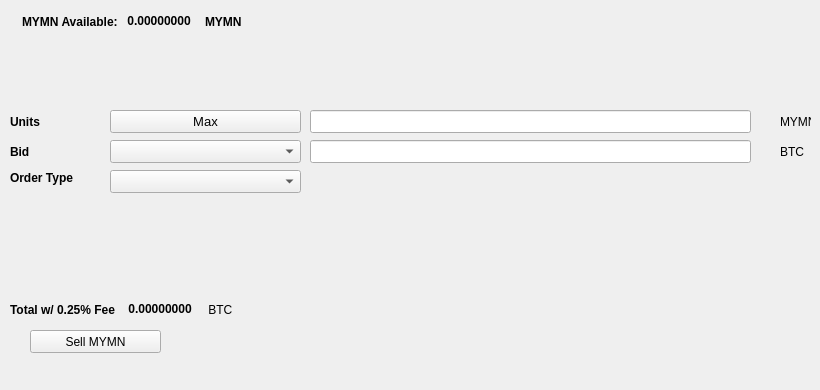
   <widget class="QWidget" name="SellTab">
    <attribute name="title">
     <string>Sell</string>
    </attribute>
    <widget class="QLabel" name="label_16">
     <property name="geometry">
      <rect>
       <x>780</x>
       <y>140</y>
       <width>31</width>
       <height>23</height>
      </rect>
     </property>
     <property name="text">
      <string>BTC</string>
     </property>
    </widget>
    <widget class="QComboBox" name="SellBidcomboBox">
     <property name="geometry">
      <rect>
       <x>110</x>
       <y>140</y>
       <width>191</width>
       <height>23</height>
      </rect>
     </property>
     <property name="font">
      <font>
       <pointsize>10</pointsize>
      </font>
     </property>
    </widget>
    <widget class="QLabel" name="label_18">
     <property name="geometry">
      <rect>
       <x>10</x>
       <y>110</y>
       <width>46</width>
       <height>23</height>
      </rect>
     </property>
     <property name="font">
      <font>
       <weight>75</weight>
       <bold>true</bold>
      </font>
     </property>
     <property name="text">
      <string>Units</string>
     </property>
    </widget>
    <widget class="QPushButton" name="Sell_Max_Amount">
     <property name="geometry">
      <rect>
       <x>110</x>
       <y>110</y>
       <width>191</width>
       <height>23</height>
      </rect>
     </property>
     <property name="font">
      <font>
       <pointsize>10</pointsize>
      </font>
     </property>
     <property name="text">
      <string>Max</string>
     </property>
    </widget>
    <widget class="QLabel" name="label_20">
     <property name="geometry">
      <rect>
       <x>10</x>
       <y>170</y>
       <width>91</width>
       <height>16</height>
      </rect>
     </property>
     <property name="font">
      <font>
       <weight>75</weight>
       <bold>true</bold>
      </font>
     </property>
     <property name="text">
      <string>Order Type</string>
     </property>
    </widget>
    <widget class="QComboBox" name="SellOrdertypeCombo">
     <property name="geometry">
      <rect>
       <x>110</x>
       <y>170</y>
       <width>191</width>
       <height>23</height>
      </rect>
     </property>
     <property name="font">
      <font>
       <pointsize>10</pointsize>
      </font>
     </property>
    </widget>
    <widget class="QLabel" name="label_21">
     <property name="geometry">
      <rect>
       <x>10</x>
       <y>140</y>
       <width>46</width>
       <height>23</height>
      </rect>
     </property>
     <property name="font">
      <font>
       <weight>75</weight>
       <bold>true</bold>
      </font>
     </property>
     <property name="text">
      <string>Bid</string>
     </property>
    </widget>
    <widget class="QLabel" name="label_22">
     <property name="geometry">
      <rect>
       <x>780</x>
       <y>110</y>
       <width>31</width>
       <height>23</height>
      </rect>
     </property>
     <property name="text">
      <string>MYMN</string>
     </property>
    </widget>
    <widget class="QLineEdit" name="UnitsInputMYMN">
     <property name="geometry">
      <rect>
       <x>310</x>
       <y>110</y>
       <width>441</width>
       <height>23</height>
      </rect>
     </property>
     <property name="font">
      <font>
       <pointsize>9</pointsize>
       <weight>75</weight>
       <bold>true</bold>
      </font>
     </property>
    </widget>
    <widget class="QLineEdit" name="SellBidPriceEdit">
     <property name="geometry">
      <rect>
       <x>310</x>
       <y>140</y>
       <width>441</width>
       <height>23</height>
      </rect>
     </property>
     <property name="font">
      <font>
       <pointsize>9</pointsize>
       <weight>75</weight>
       <bold>true</bold>
      </font>
     </property>
    </widget>
    <widget class="QPushButton" name="SellMYMNBTN">
     <property name="geometry">
      <rect>
       <x>30</x>
       <y>330</y>
       <width>131</width>
       <height>23</height>
      </rect>
     </property>
     <property name="text">
      <string>Sell MYMN</string>
     </property>
     <property name="icon">
      <iconset resource="../mymn">
       <normaloff>:/icons/bitcoin</normaloff>:/icons/bitcoin</iconset>
     </property>
    </widget>
    <widget class="QWidget" name="layoutWidget3">
     <property name="geometry">
      <rect>
       <x>22</x>
       <y>12</y>
       <width>258</width>
       <height>19</height>
      </rect>
     </property>
     <layout class="QHBoxLayout" name="horizontalLayout">
      <item>
       <widget class="QLabel" name="label232_2">
        <property name="font">
         <font>
          <weight>75</weight>
          <bold>true</bold>
         </font>
        </property>
        <property name="text">
         <string>MYMN Available:</string>
        </property>
       </widget>
      </item>
      <item>
       <widget class="QLabel" name="MYMNAvailableLabel">
        <property name="palette">
         <palette>
          <active>
           <colorrole role="WindowText">
            <brush brushstyle="SolidPattern">
             <color alpha="255">
              <red>0</red>
              <green>0</green>
              <blue>0</blue>
             </color>
            </brush>
           </colorrole>
           <colorrole role="Button">
            <brush brushstyle="SolidPattern">
             <color alpha="255">
              <red>0</red>
              <green>170</green>
              <blue>0</blue>
             </color>
            </brush>
           </colorrole>
           <colorrole role="Light">
            <brush brushstyle="SolidPattern">
             <color alpha="255">
              <red>0</red>
              <green>255</green>
              <blue>0</blue>
             </color>
            </brush>
           </colorrole>
           <colorrole role="Midlight">
            <brush brushstyle="SolidPattern">
             <color alpha="255">
              <red>0</red>
              <green>212</green>
              <blue>0</blue>
             </color>
            </brush>
           </colorrole>
           <colorrole role="Dark">
            <brush brushstyle="SolidPattern">
             <color alpha="255">
              <red>0</red>
              <green>85</green>
              <blue>0</blue>
             </color>
            </brush>
           </colorrole>
           <colorrole role="Mid">
            <brush brushstyle="SolidPattern">
             <color alpha="255">
              <red>0</red>
              <green>113</green>
              <blue>0</blue>
             </color>
            </brush>
           </colorrole>
           <colorrole role="Text">
            <brush brushstyle="SolidPattern">
             <color alpha="255">
              <red>0</red>
              <green>170</green>
              <blue>0</blue>
             </color>
            </brush>
           </colorrole>
           <colorrole role="BrightText">
            <brush brushstyle="SolidPattern">
             <color alpha="255">
              <red>255</red>
              <green>255</green>
              <blue>255</blue>
             </color>
            </brush>
           </colorrole>
           <colorrole role="ButtonText">
            <brush brushstyle="SolidPattern">
             <color alpha="255">
              <red>0</red>
              <green>0</green>
              <blue>0</blue>
             </color>
            </brush>
           </colorrole>
           <colorrole role="Base">
            <brush brushstyle="SolidPattern">
             <color alpha="255">
              <red>255</red>
              <green>255</green>
              <blue>255</blue>
             </color>
            </brush>
           </colorrole>
           <colorrole role="Window">
            <brush brushstyle="SolidPattern">
             <color alpha="255">
              <red>0</red>
              <green>170</green>
              <blue>0</blue>
             </color>
            </brush>
           </colorrole>
           <colorrole role="Shadow">
            <brush brushstyle="SolidPattern">
             <color alpha="255">
              <red>0</red>
              <green>0</green>
              <blue>0</blue>
             </color>
            </brush>
           </colorrole>
           <colorrole role="AlternateBase">
            <brush brushstyle="SolidPattern">
             <color alpha="255">
              <red>127</red>
              <green>212</green>
              <blue>127</blue>
             </color>
            </brush>
           </colorrole>
           <colorrole role="ToolTipBase">
            <brush brushstyle="SolidPattern">
             <color alpha="255">
              <red>255</red>
              <green>255</green>
              <blue>220</blue>
             </color>
            </brush>
           </colorrole>
           <colorrole role="ToolTipText">
            <brush brushstyle="SolidPattern">
             <color alpha="255">
              <red>0</red>
              <green>0</green>
              <blue>0</blue>
             </color>
            </brush>
           </colorrole>
          </active>
          <inactive>
           <colorrole role="WindowText">
            <brush brushstyle="SolidPattern">
             <color alpha="255">
              <red>0</red>
              <green>0</green>
              <blue>0</blue>
             </color>
            </brush>
           </colorrole>
           <colorrole role="Button">
            <brush brushstyle="SolidPattern">
             <color alpha="255">
              <red>0</red>
              <green>170</green>
              <blue>0</blue>
             </color>
            </brush>
           </colorrole>
           <colorrole role="Light">
            <brush brushstyle="SolidPattern">
             <color alpha="255">
              <red>0</red>
              <green>255</green>
              <blue>0</blue>
             </color>
            </brush>
           </colorrole>
           <colorrole role="Midlight">
            <brush brushstyle="SolidPattern">
             <color alpha="255">
              <red>0</red>
              <green>212</green>
              <blue>0</blue>
             </color>
            </brush>
           </colorrole>
           <colorrole role="Dark">
            <brush brushstyle="SolidPattern">
             <color alpha="255">
              <red>0</red>
              <green>85</green>
              <blue>0</blue>
             </color>
            </brush>
           </colorrole>
           <colorrole role="Mid">
            <brush brushstyle="SolidPattern">
             <color alpha="255">
              <red>0</red>
              <green>113</green>
              <blue>0</blue>
             </color>
            </brush>
           </colorrole>
           <colorrole role="Text">
            <brush brushstyle="SolidPattern">
             <color alpha="255">
              <red>0</red>
              <green>170</green>
              <blue>0</blue>
             </color>
            </brush>
           </colorrole>
           <colorrole role="BrightText">
            <brush brushstyle="SolidPattern">
             <color alpha="255">
              <red>255</red>
              <green>255</green>
              <blue>255</blue>
             </color>
            </brush>
           </colorrole>
           <colorrole role="ButtonText">
            <brush brushstyle="SolidPattern">
             <color alpha="255">
              <red>0</red>
              <green>0</green>
              <blue>0</blue>
             </color>
            </brush>
           </colorrole>
           <colorrole role="Base">
            <brush brushstyle="SolidPattern">
             <color alpha="255">
              <red>255</red>
              <green>255</green>
              <blue>255</blue>
             </color>
            </brush>
           </colorrole>
           <colorrole role="Window">
            <brush brushstyle="SolidPattern">
             <color alpha="255">
              <red>0</red>
              <green>170</green>
              <blue>0</blue>
             </color>
            </brush>
           </colorrole>
           <colorrole role="Shadow">
            <brush brushstyle="SolidPattern">
             <color alpha="255">
              <red>0</red>
              <green>0</green>
              <blue>0</blue>
             </color>
            </brush>
           </colorrole>
           <colorrole role="AlternateBase">
            <brush brushstyle="SolidPattern">
             <color alpha="255">
              <red>127</red>
              <green>212</green>
              <blue>127</blue>
             </color>
            </brush>
           </colorrole>
           <colorrole role="ToolTipBase">
            <brush brushstyle="SolidPattern">
             <color alpha="255">
              <red>255</red>
              <green>255</green>
              <blue>220</blue>
             </color>
            </brush>
           </colorrole>
           <colorrole role="ToolTipText">
            <brush brushstyle="SolidPattern">
             <color alpha="255">
              <red>0</red>
              <green>0</green>
              <blue>0</blue>
             </color>
            </brush>
           </colorrole>
          </inactive>
          <disabled>
           <colorrole role="WindowText">
            <brush brushstyle="SolidPattern">
             <color alpha="255">
              <red>0</red>
              <green>85</green>
              <blue>0</blue>
             </color>
            </brush>
           </colorrole>
           <colorrole role="Button">
            <brush brushstyle="SolidPattern">
             <color alpha="255">
              <red>0</red>
              <green>170</green>
              <blue>0</blue>
             </color>
            </brush>
           </colorrole>
           <colorrole role="Light">
            <brush brushstyle="SolidPattern">
             <color alpha="255">
              <red>0</red>
              <green>255</green>
              <blue>0</blue>
             </color>
            </brush>
           </colorrole>
           <colorrole role="Midlight">
            <brush brushstyle="SolidPattern">
             <color alpha="255">
              <red>0</red>
              <green>212</green>
              <blue>0</blue>
             </color>
            </brush>
           </colorrole>
           <colorrole role="Dark">
            <brush brushstyle="SolidPattern">
             <color alpha="255">
              <red>0</red>
              <green>85</green>
              <blue>0</blue>
             </color>
            </brush>
           </colorrole>
           <colorrole role="Mid">
            <brush brushstyle="SolidPattern">
             <color alpha="255">
              <red>0</red>
              <green>113</green>
              <blue>0</blue>
             </color>
            </brush>
           </colorrole>
           <colorrole role="Text">
            <brush brushstyle="SolidPattern">
             <color alpha="255">
              <red>0</red>
              <green>85</green>
              <blue>0</blue>
             </color>
            </brush>
           </colorrole>
           <colorrole role="BrightText">
            <brush brushstyle="SolidPattern">
             <color alpha="255">
              <red>255</red>
              <green>255</green>
              <blue>255</blue>
             </color>
            </brush>
           </colorrole>
           <colorrole role="ButtonText">
            <brush brushstyle="SolidPattern">
             <color alpha="255">
              <red>0</red>
              <green>85</green>
              <blue>0</blue>
             </color>
            </brush>
           </colorrole>
           <colorrole role="Base">
            <brush brushstyle="SolidPattern">
             <color alpha="255">
              <red>0</red>
              <green>170</green>
              <blue>0</blue>
             </color>
            </brush>
           </colorrole>
           <colorrole role="Window">
            <brush brushstyle="SolidPattern">
             <color alpha="255">
              <red>0</red>
              <green>170</green>
              <blue>0</blue>
             </color>
            </brush>
           </colorrole>
           <colorrole role="Shadow">
            <brush brushstyle="SolidPattern">
             <color alpha="255">
              <red>0</red>
              <green>0</green>
              <blue>0</blue>
             </color>
            </brush>
           </colorrole>
           <colorrole role="AlternateBase">
            <brush brushstyle="SolidPattern">
             <color alpha="255">
              <red>0</red>
              <green>170</green>
              <blue>0</blue>
             </color>
            </brush>
           </colorrole>
           <colorrole role="ToolTipBase">
            <brush brushstyle="SolidPattern">
             <color alpha="255">
              <red>255</red>
              <green>255</green>
              <blue>220</blue>
             </color>
            </brush>
           </colorrole>
           <colorrole role="ToolTipText">
            <brush brushstyle="SolidPattern">
             <color alpha="255">
              <red>0</red>
              <green>0</green>
              <blue>0</blue>
             </color>
            </brush>
           </colorrole>
          </disabled>
         </palette>
        </property>
        <property name="font">
         <font>
          <weight>75</weight>
          <bold>true</bold>
         </font>
        </property>
        <property name="text">
         <string> 0.00000000 </string>
        </property>
        <property name="textInteractionFlags">
         <set>Qt::LinksAccessibleByMouse|Qt::TextSelectableByKeyboard|Qt::TextSelectableByMouse</set>
        </property>
       </widget>
      </item>
      <item>
       <widget class="QLabel" name="labelMYMN">
        <property name="font">
         <font>
          <weight>75</weight>
          <bold>true</bold>
         </font>
        </property>
        <property name="text">
         <string>MYMN</string>
        </property>
       </widget>
      </item>
     </layout>
    </widget>
    <widget class="QWidget" name="layoutWidget">
     <property name="geometry">
      <rect>
       <x>10</x>
       <y>300</y>
       <width>268</width>
       <height>19</height>
      </rect>
     </property>
     <layout class="QHBoxLayout" name="horizontalLayout_2">
      <item>
       <widget class="QLabel" name="label_19">
        <property name="font">
         <font>
          <weight>75</weight>
          <bold>true</bold>
         </font>
        </property>
        <property name="text">
         <string>Total w/ 0.25% Fee </string>
        </property>
       </widget>
      </item>
      <item>
       <widget class="QLabel" name="SellCostLabel">
        <property name="palette">
         <palette>
          <active>
           <colorrole role="WindowText">
            <brush brushstyle="SolidPattern">
             <color alpha="255">
              <red>0</red>
              <green>0</green>
              <blue>0</blue>
             </color>
            </brush>
           </colorrole>
           <colorrole role="Button">
            <brush brushstyle="SolidPattern">
             <color alpha="255">
              <red>0</red>
              <green>170</green>
              <blue>0</blue>
             </color>
            </brush>
           </colorrole>
           <colorrole role="Light">
            <brush brushstyle="SolidPattern">
             <color alpha="255">
              <red>0</red>
              <green>255</green>
              <blue>0</blue>
             </color>
            </brush>
           </colorrole>
           <colorrole role="Midlight">
            <brush brushstyle="SolidPattern">
             <color alpha="255">
              <red>0</red>
              <green>212</green>
              <blue>0</blue>
             </color>
            </brush>
           </colorrole>
           <colorrole role="Dark">
            <brush brushstyle="SolidPattern">
             <color alpha="255">
              <red>0</red>
              <green>85</green>
              <blue>0</blue>
             </color>
            </brush>
           </colorrole>
           <colorrole role="Mid">
            <brush brushstyle="SolidPattern">
             <color alpha="255">
              <red>0</red>
              <green>113</green>
              <blue>0</blue>
             </color>
            </brush>
           </colorrole>
           <colorrole role="Text">
            <brush brushstyle="SolidPattern">
             <color alpha="255">
              <red>0</red>
              <green>170</green>
              <blue>0</blue>
             </color>
            </brush>
           </colorrole>
           <colorrole role="BrightText">
            <brush brushstyle="SolidPattern">
             <color alpha="255">
              <red>255</red>
              <green>255</green>
              <blue>255</blue>
             </color>
            </brush>
           </colorrole>
           <colorrole role="ButtonText">
            <brush brushstyle="SolidPattern">
             <color alpha="255">
              <red>0</red>
              <green>0</green>
              <blue>0</blue>
             </color>
            </brush>
           </colorrole>
           <colorrole role="Base">
            <brush brushstyle="SolidPattern">
             <color alpha="255">
              <red>255</red>
              <green>255</green>
              <blue>255</blue>
             </color>
            </brush>
           </colorrole>
           <colorrole role="Window">
            <brush brushstyle="SolidPattern">
             <color alpha="255">
              <red>0</red>
              <green>170</green>
              <blue>0</blue>
             </color>
            </brush>
           </colorrole>
           <colorrole role="Shadow">
            <brush brushstyle="SolidPattern">
             <color alpha="255">
              <red>0</red>
              <green>0</green>
              <blue>0</blue>
             </color>
            </brush>
           </colorrole>
           <colorrole role="AlternateBase">
            <brush brushstyle="SolidPattern">
             <color alpha="255">
              <red>127</red>
              <green>212</green>
              <blue>127</blue>
             </color>
            </brush>
           </colorrole>
           <colorrole role="ToolTipBase">
            <brush brushstyle="SolidPattern">
             <color alpha="255">
              <red>255</red>
              <green>255</green>
              <blue>220</blue>
             </color>
            </brush>
           </colorrole>
           <colorrole role="ToolTipText">
            <brush brushstyle="SolidPattern">
             <color alpha="255">
              <red>0</red>
              <green>0</green>
              <blue>0</blue>
             </color>
            </brush>
           </colorrole>
          </active>
          <inactive>
           <colorrole role="WindowText">
            <brush brushstyle="SolidPattern">
             <color alpha="255">
              <red>0</red>
              <green>0</green>
              <blue>0</blue>
             </color>
            </brush>
           </colorrole>
           <colorrole role="Button">
            <brush brushstyle="SolidPattern">
             <color alpha="255">
              <red>0</red>
              <green>170</green>
              <blue>0</blue>
             </color>
            </brush>
           </colorrole>
           <colorrole role="Light">
            <brush brushstyle="SolidPattern">
             <color alpha="255">
              <red>0</red>
              <green>255</green>
              <blue>0</blue>
             </color>
            </brush>
           </colorrole>
           <colorrole role="Midlight">
            <brush brushstyle="SolidPattern">
             <color alpha="255">
              <red>0</red>
              <green>212</green>
              <blue>0</blue>
             </color>
            </brush>
           </colorrole>
           <colorrole role="Dark">
            <brush brushstyle="SolidPattern">
             <color alpha="255">
              <red>0</red>
              <green>85</green>
              <blue>0</blue>
             </color>
            </brush>
           </colorrole>
           <colorrole role="Mid">
            <brush brushstyle="SolidPattern">
             <color alpha="255">
              <red>0</red>
              <green>113</green>
              <blue>0</blue>
             </color>
            </brush>
           </colorrole>
           <colorrole role="Text">
            <brush brushstyle="SolidPattern">
             <color alpha="255">
              <red>0</red>
              <green>170</green>
              <blue>0</blue>
             </color>
            </brush>
           </colorrole>
           <colorrole role="BrightText">
            <brush brushstyle="SolidPattern">
             <color alpha="255">
              <red>255</red>
              <green>255</green>
              <blue>255</blue>
             </color>
            </brush>
           </colorrole>
           <colorrole role="ButtonText">
            <brush brushstyle="SolidPattern">
             <color alpha="255">
              <red>0</red>
              <green>0</green>
              <blue>0</blue>
             </color>
            </brush>
           </colorrole>
           <colorrole role="Base">
            <brush brushstyle="SolidPattern">
             <color alpha="255">
              <red>255</red>
              <green>255</green>
              <blue>255</blue>
             </color>
            </brush>
           </colorrole>
           <colorrole role="Window">
            <brush brushstyle="SolidPattern">
             <color alpha="255">
              <red>0</red>
              <green>170</green>
              <blue>0</blue>
             </color>
            </brush>
           </colorrole>
           <colorrole role="Shadow">
            <brush brushstyle="SolidPattern">
             <color alpha="255">
              <red>0</red>
              <green>0</green>
              <blue>0</blue>
             </color>
            </brush>
           </colorrole>
           <colorrole role="AlternateBase">
            <brush brushstyle="SolidPattern">
             <color alpha="255">
              <red>127</red>
              <green>212</green>
              <blue>127</blue>
             </color>
            </brush>
           </colorrole>
           <colorrole role="ToolTipBase">
            <brush brushstyle="SolidPattern">
             <color alpha="255">
              <red>255</red>
              <green>255</green>
              <blue>220</blue>
             </color>
            </brush>
           </colorrole>
           <colorrole role="ToolTipText">
            <brush brushstyle="SolidPattern">
             <color alpha="255">
              <red>0</red>
              <green>0</green>
              <blue>0</blue>
             </color>
            </brush>
           </colorrole>
          </inactive>
          <disabled>
           <colorrole role="WindowText">
            <brush brushstyle="SolidPattern">
             <color alpha="255">
              <red>0</red>
              <green>85</green>
              <blue>0</blue>
             </color>
            </brush>
           </colorrole>
           <colorrole role="Button">
            <brush brushstyle="SolidPattern">
             <color alpha="255">
              <red>0</red>
              <green>170</green>
              <blue>0</blue>
             </color>
            </brush>
           </colorrole>
           <colorrole role="Light">
            <brush brushstyle="SolidPattern">
             <color alpha="255">
              <red>0</red>
              <green>255</green>
              <blue>0</blue>
             </color>
            </brush>
           </colorrole>
           <colorrole role="Midlight">
            <brush brushstyle="SolidPattern">
             <color alpha="255">
              <red>0</red>
              <green>212</green>
              <blue>0</blue>
             </color>
            </brush>
           </colorrole>
           <colorrole role="Dark">
            <brush brushstyle="SolidPattern">
             <color alpha="255">
              <red>0</red>
              <green>85</green>
              <blue>0</blue>
             </color>
            </brush>
           </colorrole>
           <colorrole role="Mid">
            <brush brushstyle="SolidPattern">
             <color alpha="255">
              <red>0</red>
              <green>113</green>
              <blue>0</blue>
             </color>
            </brush>
           </colorrole>
           <colorrole role="Text">
            <brush brushstyle="SolidPattern">
             <color alpha="255">
              <red>0</red>
              <green>85</green>
              <blue>0</blue>
             </color>
            </brush>
           </colorrole>
           <colorrole role="BrightText">
            <brush brushstyle="SolidPattern">
             <color alpha="255">
              <red>255</red>
              <green>255</green>
              <blue>255</blue>
             </color>
            </brush>
           </colorrole>
           <colorrole role="ButtonText">
            <brush brushstyle="SolidPattern">
             <color alpha="255">
              <red>0</red>
              <green>85</green>
              <blue>0</blue>
             </color>
            </brush>
           </colorrole>
           <colorrole role="Base">
            <brush brushstyle="SolidPattern">
             <color alpha="255">
              <red>0</red>
              <green>170</green>
              <blue>0</blue>
             </color>
            </brush>
           </colorrole>
           <colorrole role="Window">
            <brush brushstyle="SolidPattern">
             <color alpha="255">
              <red>0</red>
              <green>170</green>
              <blue>0</blue>
             </color>
            </brush>
           </colorrole>
           <colorrole role="Shadow">
            <brush brushstyle="SolidPattern">
             <color alpha="255">
              <red>0</red>
              <green>0</green>
              <blue>0</blue>
             </color>
            </brush>
           </colorrole>
           <colorrole role="AlternateBase">
            <brush brushstyle="SolidPattern">
             <color alpha="255">
              <red>0</red>
              <green>170</green>
              <blue>0</blue>
             </color>
            </brush>
           </colorrole>
           <colorrole role="ToolTipBase">
            <brush brushstyle="SolidPattern">
             <color alpha="255">
              <red>255</red>
              <green>255</green>
              <blue>220</blue>
             </color>
            </brush>
           </colorrole>
           <colorrole role="ToolTipText">
            <brush brushstyle="SolidPattern">
             <color alpha="255">
              <red>0</red>
              <green>0</green>
              <blue>0</blue>
             </color>
            </brush>
           </colorrole>
          </disabled>
         </palette>
        </property>
        <property name="font">
         <font>
          <weight>75</weight>
          <bold>true</bold>
         </font>
        </property>
        <property name="autoFillBackground">
         <bool>false</bool>
        </property>
        <property name="text">
         <string> 0.00000000</string>
        </property>
        <property name="textInteractionFlags">
         <set>Qt::LinksAccessibleByMouse|Qt::TextSelectableByMouse</set>
        </property>
       </widget>
      </item>
      <item>
       <widget class="QLabel" name="label_17">
        <property name="font">
         <font>
          <weight>50</weight>
          <bold>false</bold>
         </font>
        </property>
        <property name="text">
         <string> BTC</string>
        </property>
       </widget>
      </item>
     </layout>
    </widget>
    <widget class="QLabel" name="label_23">
     <property name="geometry">
      <rect>
       <x>460</x>
       <y>300</y>
       <width>281</width>
       <height>81</height>
      </rect>
     </property>
     <property name="text">
      <string/>
     </property>
     <property name="pixmap">
      <pixmap>:/images/bittrex</pixmap>
     </property>
    </widget>
   </widget>
